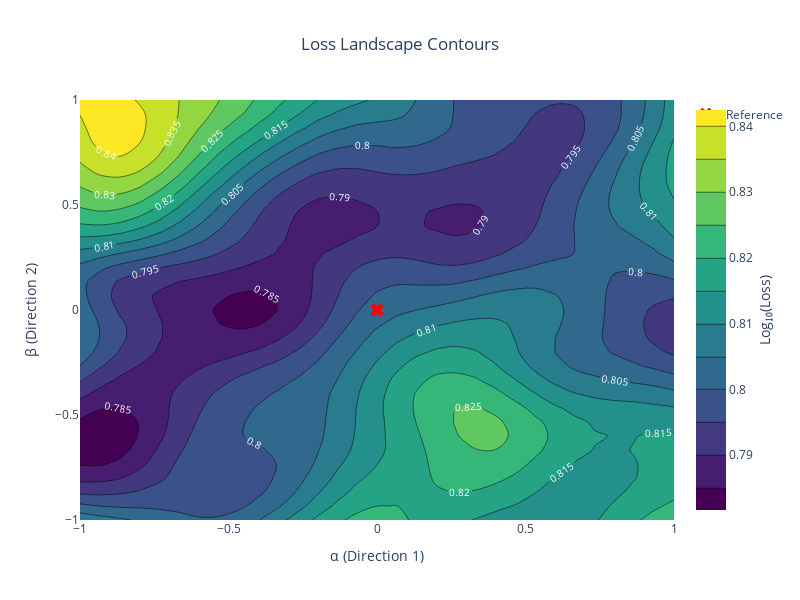

Here is the notebook cell this chart was saved with:
### Code cell
# Contour plot
vis_config_contour = VisualizationConfig(
    plot_type="contour",
    colorscale="Viridis",
    log_scale=True,
    num_contours=30,
)

fig_contour = landscape.plot(vis_config_contour)
fig_contour.show()

### Figure 1 — Plotly figure (JSON) as saved in the notebook; plotly's stock layout.template omitted (floating-point values rounded to 4 significant figures; data arrays with more than 128 entries replaced by an {"elided": "..."} marker saying what was removed)
{"data": [{"colorbar": {"title": {"side": "right", "text": "Log₁₀(Loss)"}}, "colorscale": [[0, "#440154"], [0.1111, "#482878"], [0.2222, "#3e4989"], [0.3333, "#31688e"], [0.4444, "#26828e"], [0.5556, "#1f9e89"], [0.6667, "#35b779"], [0.7778, "#6ece58"], [0.8889, "#b5de2b"], [1, "#fde725"]], "contours": {"labelfont": {"color": "white", "size": 10}, "showlabels": true}, "ncontours": 30, "type": "contour", "x": [-1.0, -0.9333, -0.8667, -0.8, -0.7333, -0.6667, -0.6, -0.5333, -0.4667, -0.4, -0.3333, -0.2667, -0.2, -0.1333, -0.06667, -5.215e-08, 0.06667, 0.1333, 0.2, 0.2667, 0.3333, 0.4, 0.4667, 0.5333, 0.6, 0.6667, 0.7333, 0.8, 0.8667, 0.9333, 1.0], "y": [-1.0, -0.9333, -0.8667, -0.8, -0.7333, -0.6667, -0.6, -0.5333, -0.4667, -0.4, -0.3333, -0.2667, -0.2, -0.1333, -0.06667, -5.215e-08, 0.06667, 0.1333, 0.2, 0.2667, 0.3333, 0.4, 0.4667, 0.5333, 0.6, 0.6667, 0.7333, 0.8, 0.8667, 0.9333, 1.0], "z": {"elided": "31x31 float values"}}, {"marker": {"color": "red", "size": 12, "symbol": "x"}, "mode": "markers", "name": "Reference", "showlegend": true, "type": "scatter", "x": [0], "y": [0]}], "layout": {"height": 600, "title": {"text": "Loss Landscape Contours", "x": 0.5, "xanchor": "center"}, "width": 800, "xaxis": {"title": {"text": "α (Direction 1)"}}, "yaxis": {"title": {"text": "β (Direction 2)"}}}}
